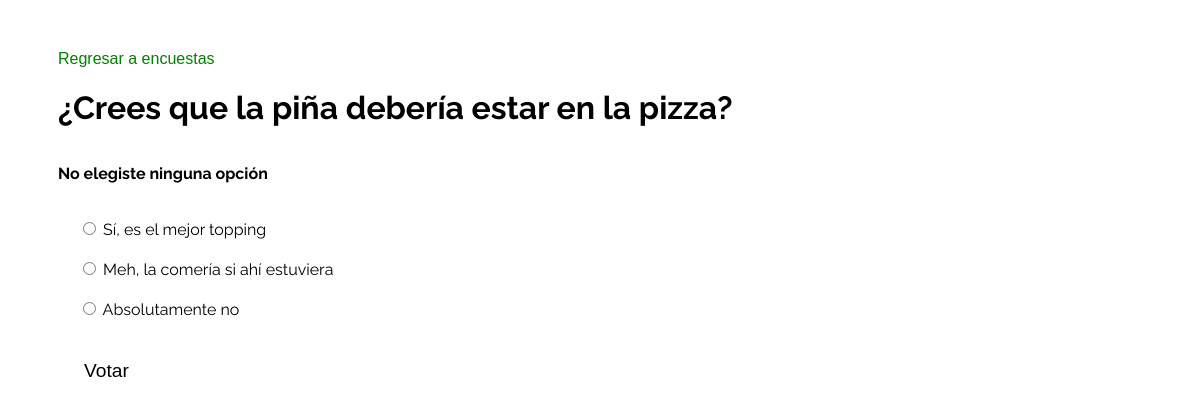
/polls/2/vote/, run on the app's committed database.
### polls/models.py (models this page shows, shortened)
class Question(models.Model):
    question_text = models.CharField(max_length=200)
    pub_date = models.DateTimeField('date published')

class Choice(models.Model):
    question = models.ForeignKey(Question, on_delete=models.CASCADE)
    choice_text = models.CharField(max_length=200)
    votes = models.IntegerField(default=0)

### polls/views.py (the view)
# urls.py: path('<int:question_id>/vote/', views.vote, name='vote'),
def vote(request, question_id):
    question = get_object_or_404(Question, pk=question_id)
    try:
        selected_choice = question.choice_set.get(pk=request.POST['choice'])
    except (KeyError, Choice.DoesNotExist):
        return render(request, 'polls/detail.html', {
            'question': question,
            'error_message': "No elegiste ninguna opción"
            })
    else:
        selected_choice.votes += 1
        selected_choice.save()
        return HttpResponseRedirect(reverse('polls:results', args=(question.id,)))

### polls/templates/polls/detail.html (shortened to what this page needs)
{% extends "polls/base.html" %}
{% block content %}
    <a href="{% url 'polls:index' %}">Regresar a encuestas</a>
    <h1>{{ question.question_text }}</h1>
    {% if error_message %}<p><strong>{{ error_message }}</strong></p>{% endif %}
    <form action="{% url 'polls:vote' question.id %}" method="POST">
        {% for choice in question.choice_set.all %}
            <div class="option">
                <input type="radio" name="choice" id="choice{{forloop.counter}}" value="{{choice.id}}">
                <label for="choice{{forloop.counter}}">{{choice.choice_text}}</label>
            </div>
        {% endfor %}
        <input type="submit" value="Votar">
    </form>
{% endblock content %}

### polls/static/polls/style.css (style rules this page uses)
body { color: black; background: white; font-family: 'Raleway', sans-serif; }
h1 { display: block; }
li, a { text-decoration: none; font-family: sans-serif; }
a { color: green; }
.option { margin: 20px; }
input[type="submit"] { font-size: larger; border: none; background: transparent; margin: 20px; }

### data on the page
Question: question_text "¿Crees que la piña debería estar en la pizza?"
Choice: choice_text "Sí, es el mejor topping"
Choice: choice_text "Meh, la comería si ahí estuviera"
Choice: choice_text "Absolutamente no"

### other printed values
{{ error_message }} "No elegiste ninguna opción"
